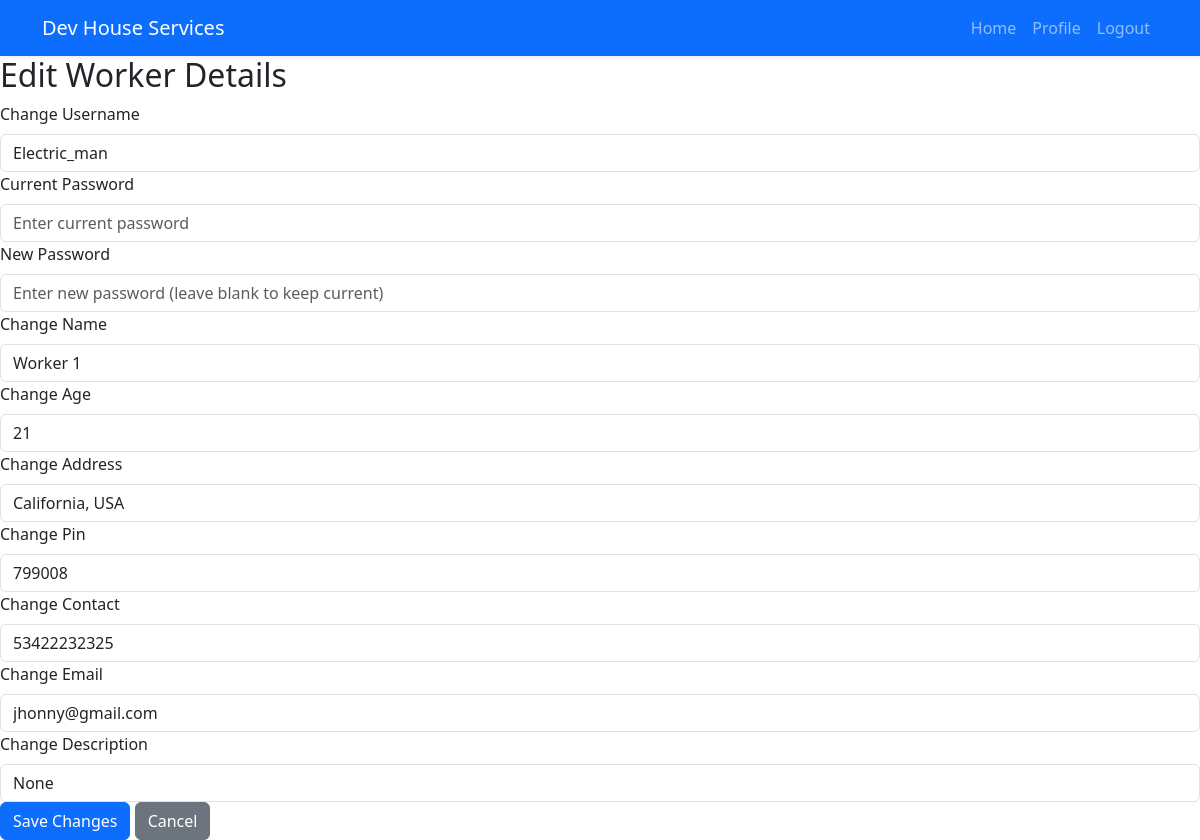
/services/1/worker/1/edit (signed in), run on the app's committed database.
### models.py (models this page shows, shortened)
class Worker(db.Model):
    id = db.Column(db.Integer, primary_key=True)
    username = db.Column(db.String(36), unique=True, nullable=False)
    passhash = db.Column(db.String(256), nullable=False)
    name = db.Column(db.String(36), nullable=True)
    age = db.Column(db.Integer, nullable=False)
    service_id = db.Column(db.Integer, db.ForeignKey('services.id'), nullable=True)
    experience = db.Column(db.Integer, nullable=True)
    date_of_join = db.Column(db.Date, default=func.current_date())
    contact = db.Column(db.String(15), nullable=False)
    email = db.Column(db.String(120), nullable=False, unique=True)
    address = db.Column(db.String(100), nullable=False)
    pin = db.Column(db.String(10), nullable=False)
    description = db.Column(db.String(200), nullable=True)
    jobs = db.relationship('Job', backref='worker', lazy=True)
    requests = db.relationship('Request', backref='worker', lazy=True)
    rating = db.Column(db.Float, default=0.0)
    rating_count = db.Column(db.Integer, default=0)

### routs.py (the view)
@app.route('/services/<int:service_id>/worker/<int:worker_id>/edit')
@admin_required
def edit_worker(service_id, worker_id):
    worker = Worker.query.filter_by(service_id=service_id, id=worker_id).first()
    return render_template("workers/edit_worker.html", worker=worker)

### routs.py (called while the page is built)
def admin_required(func):
    @wraps(func)
    def inner(*args, **kwargs):
        if 'user_id' not in session:
            flash('Please login to continue')
            return redirect(url_for('login'))
        user = User.query.get(session['user_id'])
        if not user.is_admin:
            flash('You are not authorized to access this page')
            return redirect(url_for('index'))
        return func(*args, **kwargs)
    return inner

### templates/workers/edit_worker.html
{% include 'layout.html' %}
{% block content %}
<h2>Edit Worker Details</h2>
<form action="{{ url_for('edit_worker_post', service_id=worker.service_id, worker_id=worker.id) }}" method="post" class="form">
    <div class="form-group">
        <label for="username" class="form-label">Change Username</label>
        <input type="text"
               name="username"
               id="username"
               value="{{ worker.username }}"
               class="form-control"
               required>
    </div>
    <div class="form-group">
        <label for="currpassword" class="form-label">Current Password</label>
        <input type="password" name="currpassword" id="currpassword" class="form-control" placeholder="Enter current password" required>
    </div>
    <div class="form-group">
        <label for="newpassword" class="form-label">New Password</label>
        <input type="password"
               name="newpassword"
               id="newpassword"
               class="form-control"
               placeholder="Enter new password (leave blank to keep current)">
    </div>
    <div class="form-group">
        <label for="name" class="form-label">Change Name</label>
        <input type="text"
               name="name"
               id="name"
               value="{{ worker.name }}"
               class="form-control">
    </div>
    <div class="form-group">
        <label for="age" class="form-label">Change Age</label>
        <input type="number"
               name="age"
               id="age"
               value="{{ worker.age }}"
               class="form-control">
    </div>
    <div class="form-group">
        <label for="address" class="form-label">Change Address</label>
        <input type="text"
               name="address"
               id="address"
               value="{{ worker.address }}"
               class="form-control">
    </div>
    <div class="form-group">
        <label for="pin" class="form-label">Change Pin</label>
        <input type="tel"
               name="pin"
               id="pin"
               value="{{ worker.pin }}"
               class="form-control">
    </div>
    <div class="form-group">
        <label for="contact" class="form-label">Change Contact</label>
        <input type="tel"
               name="contact"
               id="contact"
               value="{{ worker.contact }}"
               class="form-control">
    </div>
    <div class="form-group">
        <label for="email" class="form-label">Change Email</label>
        <input type="email"
               name="email"
               id="email"
               value="{{ worker.email }}"
               class="form-control">
    </div>
    <div class="form-group">
        <label for="description" class="form-label">Change Description</label>
        <input type="text"
               name="description"
               id="description"
               value="{{ worker.description }}"
               class="form-control">
    </div>
    <div class="form-group">
        <input type="submit" value="Save Changes" class="btn btn-primary">
        <a href="{{ url_for('show_worker', service_id=worker.service_id, worker_id=worker.id) }}" class="btn btn-secondary">Cancel</a>
    </div>
</form>
{% endblock %}

### data on the page
Worker: username "Electric_man", name "Worker 1", age "21", address "California, USA", pin "799008", contact "53422232325", email "jhonny@gmail.com", description "None"
